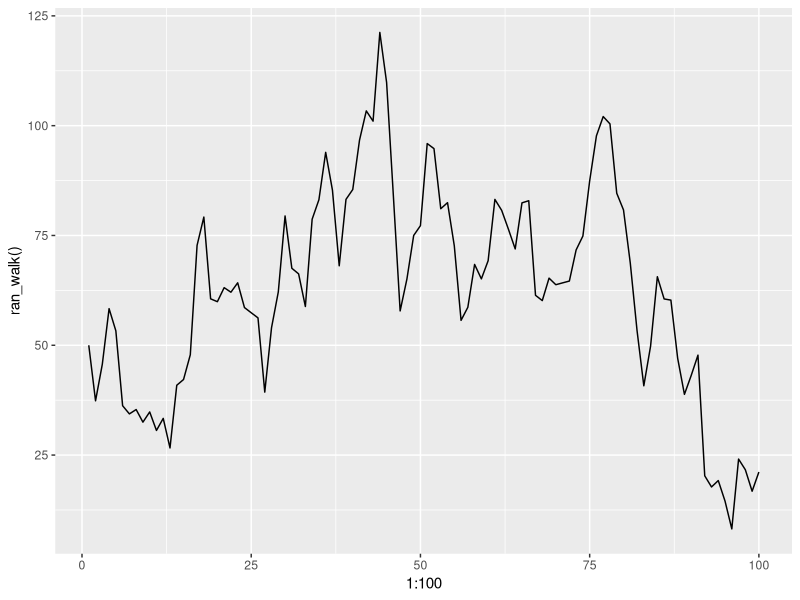
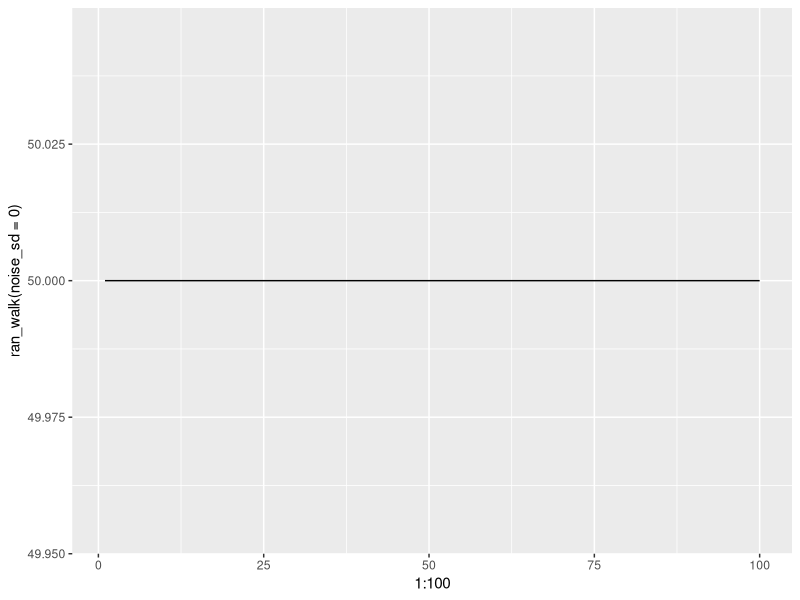
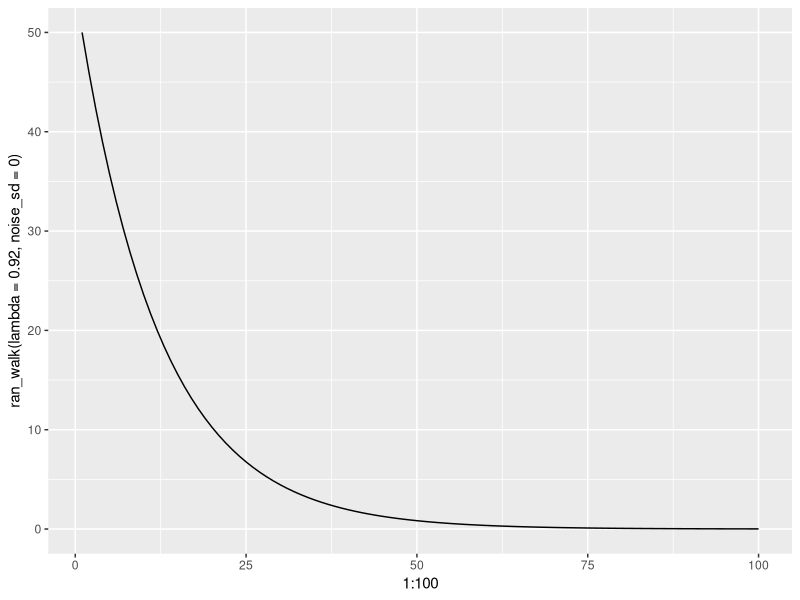

Write the R code that produced these figures, in order.
# for loops 2 from website

# create a simple random growth population model function

##################################################
# FUNCTION: ran_walk
# stochastic random walk 
# input: times = number of time steps
#        n1 = initial population size (= n[1])
#        lambda = finite rate of increase
#        noise_sd = sd of a normal distribution with mean 0
# output: vector n with population sizes > 0 
#         until extinction, then NA 
#------------------------------------------------- 
library(ggplot2)
ran_walk <- function(times=100,n1=50,lambda=1.00,noise_sd=10) {
                n <- rep(NA,times)  # create output vector
                n[1] <- n1 # initialize with starting population size
                noise <- rnorm(n=times,mean=0,sd=noise_sd) # create noise vector
                for(i in 1:(times-1)) {
                  n[i + 1] <- lambda*n[i] + noise[i]
                  if(n[i + 1] <=0) {
                    n[i + 1] <- NA
                    cat("Population extinction at time",i+1,"\n")
                    break}
                }

return(n)
}

# explore paramaters in plot function
qplot(x=1:100,y=ran_walk(),geom="line")


qplot(x=1:100,y=ran_walk(noise_sd=0),geom="line")

qplot(x=1:100,y=ran_walk(lambda=0.92,noise_sd=0),geom="line")
m <- matrix(round(runif(20),digits=2),nrow=5)

# loop over rows
for (i in 1:nrow(m)) { # could use for (i in seq_len(nrow(m)))
  m[i,] <- m[i,] + i
} 
print(m)
